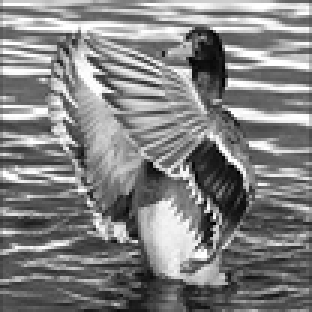
%> input picture flapping_duck.png, 104 x 104 px, shrunk from 240 x 240 before the run (shown 3 times larger)
$ octave --eval "result = demo;"   (GNU Octave 9; MATLAB toolbox functions it lacks are replaced by stand-ins)
%> lines starting %> are read from the running program, lines starting %| are printed output that depends on the picture; in (x1, y1, x2, y2) boxes, pixels count from 0 and x2, y2 are one past the last pixel; in counts of white or black regions, pixels touching at a corner belong together; the program's own positions count from 1
### inverse_mapping.m
function img_out = inverse_mapping(img_in,T)

    img=imread(img_in);
    xmin=0;
    xmax=0;
    ymax=0;
    ymin=0;
    [n,m]=size(img);

    for i=1:n
        for j=1:m
            v=[i;j];
            v=T*v;
            v=round(v);
            if(v(1)>xmax)
                xmax=v(1);
            end
            if(v(1)<xmin)
                xmin=v(1);
            end
            if(v(2)<ymin)
                ymin=v(2);
            end
            if(v(2)>ymax)
                ymax=v(2);
            end


        end
    end
    img_out=zeros(xmax-xmin+1,ymax-ymin+1);

    T_t=[T(2,2) -T(1,2);-T(2,1) T(1,1)];
    T_invers=(1/( T(1,1)*T(2,2)-T(1,2)*T(2,1) ))*T_t;

    for i=1:xmax-xmin+1
        for j=1:ymax-ymin+1
            v=[i+xmin-1;j+ymin-1];
            v=T_invers*v;
            img_out(i,j)=bilerp(img,v(1),v(2));
        end
    end

    % imwrite(mat2gray(img_out),"pasare.png");
end

### mat2gray.m
## Copyright (C) 1999, 2000 Kai Habel <kai.habel@gmx.de>
## Copyright (C) 2011, 2012 Carnë Draug <carandraug+dev@gmail.com>
##
## This program is free software; you can redistribute it and/or modify it under
## the terms of the GNU General Public License as published by the Free Software
## Foundation; either version 3 of the License, or (at your option) any later
## version.
##
## This program is distributed in the hope that it will be useful, but WITHOUT
## ANY WARRANTY; without even the implied warranty of MERCHANTABILITY or
## FITNESS FOR A PARTICULAR PURPOSE. See the GNU General Public License for more
## details.
##
## You should have received a copy of the GNU General Public License along with
## this program; if not, see <http://www.gnu.org/licenses/>.

## -*- texinfo -*-
## @deftypefn {Function File} {@var{I} =} mat2gray (@var{M})
## @deftypefnx {Function File} {@var{I} =} mat2gray (@var{M}, [@var{min} @var{max}])
## Convert a matrix to an intensity image.
##
## The returned matrix @var{I} is a grayscale image, of double class and in the
## range of values [0, 1]. The optional arguments @var{min} and @var{max} will
## set the limits of the conversion; values in @var{M} below @var{min} and
## above @var{max} will be set to 0 and 1 on @var{I} respectively.
##
## @var{max} and @var{min} default to the maximum and minimum values of @var{M}.
##
## If @var{min} is larger than @var{max}, the `inverse' will be returned. Values
## in @var{M} above @var{max} will be set to 0 while the ones below @var{min}
## will be set to 1.
##
## @strong{Caution:} For compatibility with @sc{matlab}, if @var{min} and @var{max}
## are equal (either from being actually being set manually or automatically
## calculated from the @var{M} min and max values, Octave's mat2gray will truncate
## all values between [0 1]. For example
##
## @example
## @group
## mat2gray ([-2 0 0.5 0.9 5], [2 2])
##      @result{} [0  0  0.5  0.9  1]
## mat2gray ([0.5 0.5 0.5])
##      @result{} [0.5  0.5  0.5]
## mat2gray ([4 4 4])
##      @result{} [1  1  1]
## @end group
## @end example
##
## @seealso{gray2ind, ind2gray, rgb2gray, im2double, im2uin16, im2uint8, im2int16}
## @end deftypefn

function in = mat2gray (in, scale)

  if (nargin < 1 || nargin > 2)
    print_usage;
  elseif (! isnumeric (in) && ! islogical (in))
    error ("mat2gray: IN must be a matrix");
  elseif (nargin == 2 && (!isvector (scale) || numel (scale) != 2))
    error ("mat2gray: second argument must be a vector with 2 elements");
  endif

  if (nargin == 1)
    out_min = min (in(:));
    out_max = max (in(:));
  else
    ## see more at the end for the cases where max and min are swapped
    out_min = min (scale (1), scale (2));
    out_max = max (scale (1), scale (2));
  endif

  ## since max() and min() return a value of same class as input,
  ## need to make this values double or the calculations later may fail
  out_min = double (out_min);
  out_max = double (out_max);

  ## if max and min are the same, matlab seems to simple truncate the input
  ## between 0 and 1, and ignores the min/max values set. Don't get the logic
  ## but hey! Matlab compatibility
  if (out_min == out_max)
    in(in>1) = 1;
    in(in<0) = 0;
    return
  endif

  ## we are editing the input matrix rather than creating a new one to save
  ## memory. We need to make sure it's double though
  in = double(in);

  ## it's faster to get the index of values between max and min only once
  ## than to have it calculated on both sides of the assignment later on. We
  ## need to get the index before starting editing
  idx = (in > out_min & in < out_max);

  in(in <= out_min) = 0;
  in(in >= out_max) = 1;
  in(idx) = (1/(out_max - out_min)) * (double(in(idx)) - out_min);

  ## if the given min and max are in the inverse order...
  if (nargin > 1 && scale(1) > scale (2))
    ## matlab seems to allow setting the min higher than the max but not by
    ## checking which one is actually correct. Seems to just invert it
    in = abs (in - 1);
  endif

endfunction

%!assert(mat2gray([1 2 3]), [0 0.5 1]);           # standard use
%!assert(mat2gray(repmat ([1 2; 3 3], [1 1 3])), repmat ([0 0.5; 1 1], [1 1 3])); # setting min and max
%!assert(mat2gray([1 2 3], [2 2]), [1 1 1]);      # equal min and max
%!assert(mat2gray([-1 0 0.5 3], [2 2]), [0 0 0.5 1]);      # equal min and max
%!assert(mat2gray(ones(3*0.5)), ones(3*0.5));      # equal min and max from the image (not set)
%!assert(mat2gray([1 2 3], [3 1]), [1 0.5 0]);    # max and min inverted

### demo.m
function stuff=demo()
	img='flapping_duck.png';

	Oriz=T=[cos(pi) -sin(pi);sin(pi) cos(pi)];
	Scalare=[0.4,0; 0,0.4];
	Rot=[cos(pi/4) -sin(pi/4);sin(pi/4) cos(pi/4)]

	M_oriz=inverse_mapping(img,Oriz);
%> in inverse_mapping, img is the input picture: size 104x104x3 uint8; min 0, max 255, mean 130.1
	M_Scalare=inverse_mapping(img,Scalare);
	M_Rot=inverse_mapping(img,Rot);
%> call 3 of inverse_mapping, with img_in = 'flapping_duck.png', T = [0.707 -0.707; 0.707 0.707]
%> after the loop in inverse_mapping (call 3), `for i=1:xmax-xmin+1`:
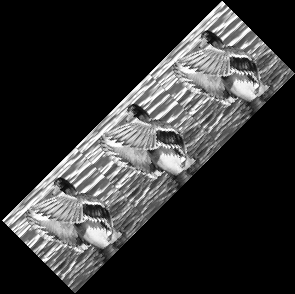
%> img_out: size 294x295 double; min 0, max 255, mean 53.4

	imwrite(mat2gray(M_oriz), 'Orizontal_Duck.png');
%> in mat2gray, `out_min = min (in(:));`: out_min = 0
%> in mat2gray, `out_max = max (in(:));`: out_max = 255
%> in mat2gray, `idx = (in > out_min & in < out_max);`:
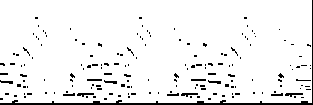
%> idx: size 105x313 logical; 93.8% white; 172 black regions (160 under 20 px), largest, box (x1, y1, x2, y2) and area: (0, 0, 313, 105) 822, (285, 93, 303, 97) 43, (77, 93, 94, 97) 41
%> in mat2gray, `in(in >= out_max) = 1;`:
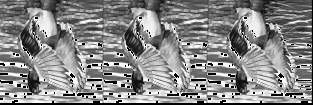
%> in: size 105x313 double; min 0, max 254, mean 133.9
	imwrite(mat2gray(M_Scalare), 'Scaled_Duck.png');
%> in mat2gray (call 2), `idx = (in > out_min & in < out_max);`: idx: size 43x126 logical; 91.2% white; black in thin lines or dots
%> in mat2gray (call 2), `in(in >= out_max) = 1;`: in: size 43x126 double; min 0, max 254, mean 122
	imwrite(mat2gray(M_Rot), '45_Duck.png');
%> in mat2gray (call 3), `idx = (in > out_min & in < out_max);`: idx: size 294x295 logical; 36.1% white; 1 white region, box (x1, y1, x2, y2) and area: (2, 1, 295, 293) 31334
%> in mat2gray (call 3), `in(in >= out_max) = 1;`: in: size 294x295 double; 0.91% of pixels changed, all inside (x1, y1, x2, y2) = (4, 4, 258, 261)

	img='flapping_bird.png';

	M_oriz=inverse_mapping(img,Oriz);
%> call 4 of inverse_mapping, with img_in = 'flapping_bird.png', T = [-1 -1.22e-16; 1.22e-16 -1]
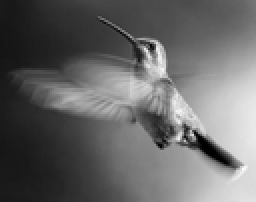
%> input picture flapping_bird.png, 128 x 101 px, shrunk from 294 x 233 before the run (shown 2 times larger)
%> in inverse_mapping, img is the input picture: size 101x128 uint8; min 0, max 255, mean 103
%> after the loop in inverse_mapping (call 4), `for i=1:xmax-xmin+1`:
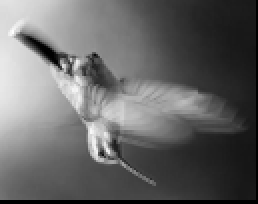
%> img_out: size 102x129 double (shown 2 times larger); min 0, max 255, mean 102
	M_Scalare=inverse_mapping(img,Scalare);
	M_Rot=inverse_mapping(img,Rot);
%> call 6 of inverse_mapping, with img_in = 'flapping_bird.png', T = [0.707 -0.707; 0.707 0.707]
%> after the loop in inverse_mapping (call 6), `for i=1:xmax-xmin+1`:
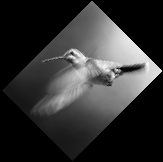
%> img_out: size 162x163 double; min 0, max 255, mean 50.5

	imwrite(mat2gray(M_oriz), 'Orizontal_Bird.png');
%> in mat2gray (call 4), `idx = (in > out_min & in < out_max);`: idx: size 102x129 logical; 97.2% white; 5 black regions (4 under 20 px), largest, box (x1, y1, x2, y2) and area: (0, 0, 129, 102) 358
%> in mat2gray (call 4), `in(in >= out_max) = 1;`: in: size 102x129 double; 0.02% of pixels changed, all inside (x1, y1, x2, y2) = (6, 15, 7, 17)
	imwrite(mat2gray(M_Scalare), 'Scaled_bird.png');
%> in mat2gray (call 5), `idx = (in > out_min & in < out_max);`: idx: size 41x52 logical; 95.6% white; black in thin lines or dots
%> in mat2gray (call 5), `in(in >= out_max) = 1;`: in: size 41x52 double; min 0, max 247, mean 99.7
	imwrite(mat2gray(M_Rot), '45_Bird.png');
%> in mat2gray (call 6), `idx = (in > out_min & in < out_max);`:
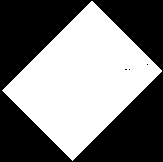
%> idx: size 162x163 logical; 48% white; 1 white region, box (x1, y1, x2, y2) and area: (2, 1, 162, 161) 12686
%> in mat2gray (call 6), `in(in >= out_max) = 1;`: in: size 162x163 double; under 0.01% of pixels changed, all inside (x1, y1, x2, y2) = (147, 64, 148, 65)

end
%> (the run ends here)
